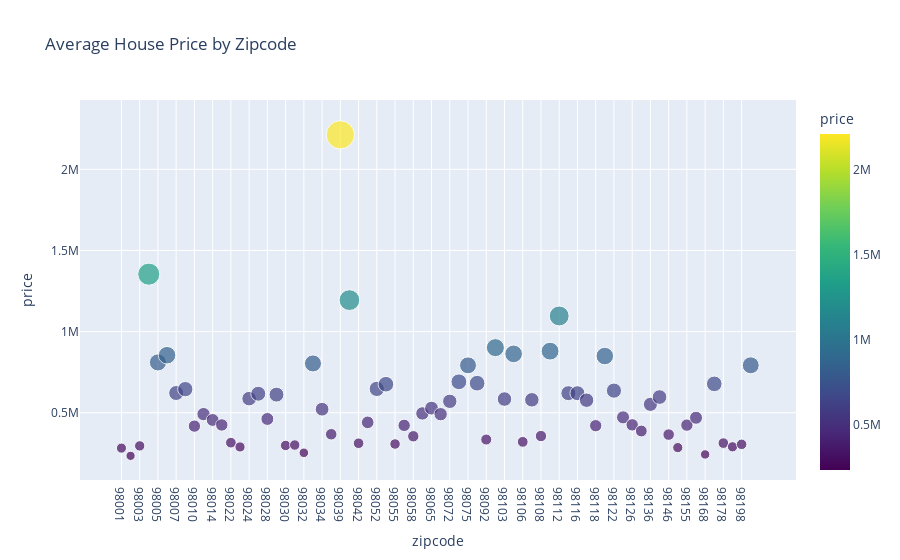

Source (notebook cell):
### Code cell
zipcode_summary = king_county_houses1.groupby('zipcode')['price'].mean().reset_index()

fig = px.scatter(
    zipcode_summary,
    x='zipcode',
    y='price',
    size='price',
    color='price',
    color_continuous_scale='Viridis',
    title='Average House Price by Zipcode'
)
fig.update_xaxes(type='category')
fig.show()
